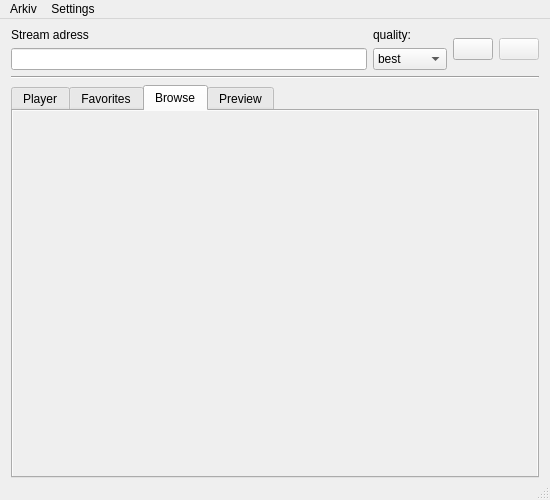
<?xml version="1.0" encoding="UTF-8"?>
<ui version="4.0">
 <class>MainWindow</class>
 <widget class="QMainWindow" name="MainWindow">
  <property name="geometry">
   <rect>
    <x>0</x>
    <y>0</y>
    <width>550</width>
    <height>500</height>
   </rect>
  </property>
  <property name="windowTitle">
   <string>liveGUI</string>
  </property>
  <property name="windowIcon">
   <iconset resource="icons.qrc">
    <normaloff>:/icons/icons/livestream-ICON.png</normaloff>:/icons/icons/livestream-ICON.png</iconset>
  </property>
  <widget class="QWidget" name="centralWidget">
   <layout class="QVBoxLayout" name="verticalLayout">
    <property name="topMargin">
     <number>9</number>
    </property>
    <property name="bottomMargin">
     <number>0</number>
    </property>
    <item>
     <layout class="QHBoxLayout" name="topLayout">
      <item>
       <layout class="QHBoxLayout" name="buttonLayout_2">
        <item>
         <layout class="QVBoxLayout" name="adressOuterLayout">
          <item>
           <widget class="QLabel" name="label">
            <property name="text">
             <string>Stream adress</string>
            </property>
           </widget>
          </item>
          <item>
           <layout class="QHBoxLayout" name="adressInnerLayout">
            <item>
             <widget class="QLineEdit" name="adressEdit"/>
            </item>
           </layout>
          </item>
         </layout>
        </item>
        <item>
         <layout class="QVBoxLayout" name="qualityLayout">
          <item>
           <widget class="QLabel" name="qualityLabel">
            <property name="text">
             <string>quality:</string>
            </property>
           </widget>
          </item>
          <item>
           <widget class="QComboBox" name="qualityComboBox">
            <property name="currentText">
             <string>best</string>
            </property>
            <item>
             <property name="text">
              <string>best</string>
             </property>
            </item>
            <item>
             <property name="text">
              <string>high</string>
             </property>
            </item>
            <item>
             <property name="text">
              <string>medium</string>
             </property>
            </item>
            <item>
             <property name="text">
              <string>low</string>
             </property>
            </item>
            <item>
             <property name="text">
              <string>worst</string>
             </property>
            </item>
           </widget>
          </item>
         </layout>
        </item>
        <item>
         <widget class="QPushButton" name="playButton">
          <property name="text">
           <string/>
          </property>
          <property name="icon">
           <iconset resource="icons.qrc">
            <normaloff>:/icons/icons/play.png</normaloff>:/icons/icons/play.png</iconset>
          </property>
          <property name="iconSize">
           <size>
            <width>32</width>
            <height>32</height>
           </size>
          </property>
         </widget>
        </item>
        <item>
         <widget class="QPushButton" name="stopButton">
          <property name="enabled">
           <bool>false</bool>
          </property>
          <property name="text">
           <string/>
          </property>
          <property name="icon">
           <iconset resource="icons.qrc">
            <normaloff>:/icons/icons/stop.png</normaloff>:/icons/icons/stop.png</iconset>
          </property>
          <property name="iconSize">
           <size>
            <width>32</width>
            <height>32</height>
           </size>
          </property>
         </widget>
        </item>
       </layout>
      </item>
     </layout>
    </item>
    <item>
     <widget class="Line" name="line">
      <property name="orientation">
       <enum>Qt::Horizontal</enum>
      </property>
     </widget>
    </item>
    <item>
     <widget class="QTabWidget" name="tabWidget">
      <property name="layoutDirection">
       <enum>Qt::LeftToRight</enum>
      </property>
      <property name="autoFillBackground">
       <bool>true</bool>
      </property>
      <property name="tabPosition">
       <enum>QTabWidget::North</enum>
      </property>
      <property name="currentIndex">
       <number>2</number>
      </property>
      <property name="movable">
       <bool>true</bool>
      </property>
      <widget class="QWidget" name="playerInfo">
       <property name="accessibleName">
        <string/>
       </property>
       <property name="autoFillBackground">
        <bool>true</bool>
       </property>
       <attribute name="title">
        <string>Player</string>
       </attribute>
       <layout class="QVBoxLayout" name="verticalLayout_3">
        <property name="leftMargin">
         <number>9</number>
        </property>
        <property name="topMargin">
         <number>9</number>
        </property>
        <property name="rightMargin">
         <number>9</number>
        </property>
        <property name="bottomMargin">
         <number>9</number>
        </property>
        <item>
         <widget class="QLabel" name="liveStreamLabel">
          <property name="text">
           <string>Livestreamer output:</string>
          </property>
         </widget>
        </item>
        <item>
         <widget class="QPlainTextEdit" name="liveStreamOutput">
          <property name="midLineWidth">
           <number>1</number>
          </property>
          <property name="horizontalScrollBarPolicy">
           <enum>Qt::ScrollBarAlwaysOff</enum>
          </property>
          <property name="readOnly">
           <bool>true</bool>
          </property>
         </widget>
        </item>
       </layout>
      </widget>
      <widget class="QWidget" name="favoritesTab">
       <property name="autoFillBackground">
        <bool>true</bool>
       </property>
       <attribute name="title">
        <string>Favorites</string>
       </attribute>
       <layout class="QVBoxLayout" name="verticalLayout_4">
        <property name="leftMargin">
         <number>9</number>
        </property>
        <property name="topMargin">
         <number>9</number>
        </property>
        <property name="rightMargin">
         <number>9</number>
        </property>
        <property name="bottomMargin">
         <number>9</number>
        </property>
        <item>
         <widget class="FavoriteWidget" name="favoriteWidget" native="true"/>
        </item>
       </layout>
      </widget>
      <widget class="QWidget" name="browseTab">
       <property name="autoFillBackground">
        <bool>true</bool>
       </property>
       <attribute name="title">
        <string>Browse</string>
       </attribute>
       <layout class="QVBoxLayout" name="verticalLayout_5">
        <property name="leftMargin">
         <number>0</number>
        </property>
        <property name="topMargin">
         <number>0</number>
        </property>
        <property name="rightMargin">
         <number>0</number>
        </property>
        <property name="bottomMargin">
         <number>0</number>
        </property>
        <item>
         <widget class="QStackedWidget" name="browseStackedWidget">
          <property name="currentIndex">
           <number>0</number>
          </property>
          <widget class="QWidget" name="gamePage">
           <layout class="QVBoxLayout" name="verticalLayout_2">
            <property name="leftMargin">
             <number>9</number>
            </property>
            <property name="topMargin">
             <number>9</number>
            </property>
            <property name="rightMargin">
             <number>9</number>
            </property>
            <property name="bottomMargin">
             <number>9</number>
            </property>
            <item>
             <widget class="GamesWidget" name="gamesWidget" native="true"/>
            </item>
           </layout>
          </widget>
          <widget class="QWidget" name="streamPage">
           <layout class="QVBoxLayout" name="verticalLayout_6">
            <item>
             <widget class="StreamsWidget" name="streamsWidget" native="true"/>
            </item>
           </layout>
          </widget>
         </widget>
        </item>
       </layout>
      </widget>
      <widget class="QWidget" name="previewTab">
       <property name="autoFillBackground">
        <bool>true</bool>
       </property>
       <attribute name="title">
        <string>Preview</string>
       </attribute>
       <layout class="QVBoxLayout" name="verticalLayout_7">
        <item>
         <widget class="QScrollArea" name="previewScroll">
          <property name="widgetResizable">
           <bool>true</bool>
          </property>
          <widget class="QWidget" name="scrollAreaWidgetContents">
           <property name="geometry">
            <rect>
             <x>0</x>
             <y>0</y>
             <width>506</width>
             <height>336</height>
            </rect>
           </property>
           <layout class="QHBoxLayout" name="horizontalLayout">
            <item>
             <widget class="PreviewStreamWidget" name="previewStreamWidget" native="true"/>
            </item>
           </layout>
          </widget>
         </widget>
        </item>
       </layout>
      </widget>
     </widget>
    </item>
   </layout>
  </widget>
  <widget class="QMenuBar" name="menuBar">
   <property name="geometry">
    <rect>
     <x>0</x>
     <y>0</y>
     <width>550</width>
     <height>21</height>
    </rect>
   </property>
   <widget class="QMenu" name="menuArkiv">
    <property name="title">
     <string>Arkiv</string>
    </property>
    <addaction name="actionAvsluta"/>
   </widget>
   <widget class="QMenu" name="menuSettings">
    <property name="title">
     <string>Settings</string>
    </property>
    <addaction name="actionNetwork"/>
   </widget>
   <addaction name="menuArkiv"/>
   <addaction name="menuSettings"/>
  </widget>
  <widget class="QStatusBar" name="statusBar"/>
  <action name="actionAvsluta">
   <property name="text">
    <string>Avsluta</string>
   </property>
  </action>
  <action name="actionNetwork">
   <property name="text">
    <string>Network</string>
   </property>
  </action>
 </widget>
 <layoutdefault spacing="6" margin="11"/>
 <customwidgets>
  <customwidget>
   <class>FavoriteWidget</class>
   <extends>QWidget</extends>
   <header>favoritewidget.h</header>
   <container>1</container>
  </customwidget>
  <customwidget>
   <class>StreamsWidget</class>
   <extends>QWidget</extends>
   <header>streamswidget.h</header>
   <container>1</container>
  </customwidget>
  <customwidget>
   <class>GamesWidget</class>
   <extends>QWidget</extends>
   <header>gameswidget.h</header>
   <container>1</container>
  </customwidget>
  <customwidget>
   <class>PreviewStreamWidget</class>
   <extends>QWidget</extends>
   <header>previewstreamwidget.h</header>
   <container>1</container>
  </customwidget>
 </customwidgets>
 <resources>
  <include location="icons.qrc"/>
 </resources>
 <connections>
  <connection>
   <sender>actionAvsluta</sender>
   <signal>triggered()</signal>
   <receiver>MainWindow</receiver>
   <slot>close()</slot>
   <hints>
    <hint type="sourcelabel">
     <x>-1</x>
     <y>-1</y>
    </hint>
    <hint type="destinationlabel">
     <x>296</x>
     <y>203</y>
    </hint>
   </hints>
  </connection>
  <connection>
   <sender>MainWindow</sender>
   <signal>update_output(QString)</signal>
   <receiver>liveStreamOutput</receiver>
   <slot>appendPlainText(QString)</slot>
   <hints>
    <hint type="sourcelabel">
     <x>296</x>
     <y>205</y>
    </hint>
    <hint type="destinationlabel">
     <x>296</x>
     <y>262</y>
    </hint>
   </hints>
  </connection>
  <connection>
   <sender>stopButton</sender>
   <signal>clicked()</signal>
   <receiver>MainWindow</receiver>
   <slot>end_stream()</slot>
   <hints>
    <hint type="sourcelabel">
     <x>530</x>
     <y>61</y>
    </hint>
    <hint type="destinationlabel">
     <x>296</x>
     <y>205</y>
    </hint>
   </hints>
  </connection>
 </connections>
 <slots>
  <signal>play(QString)</signal>
  <signal>terminate()</signal>
  <signal>update_output(QString)</signal>
  <slot>play()</slot>
  <slot>end_stream()</slot>
  <slot>games_search(QString)</slot>
  <slot>fetch_twitch_games()</slot>
  <slot>fetch_azubu_games()</slot>
  <slot>back_to_games()</slot>
 </slots>
</ui>
